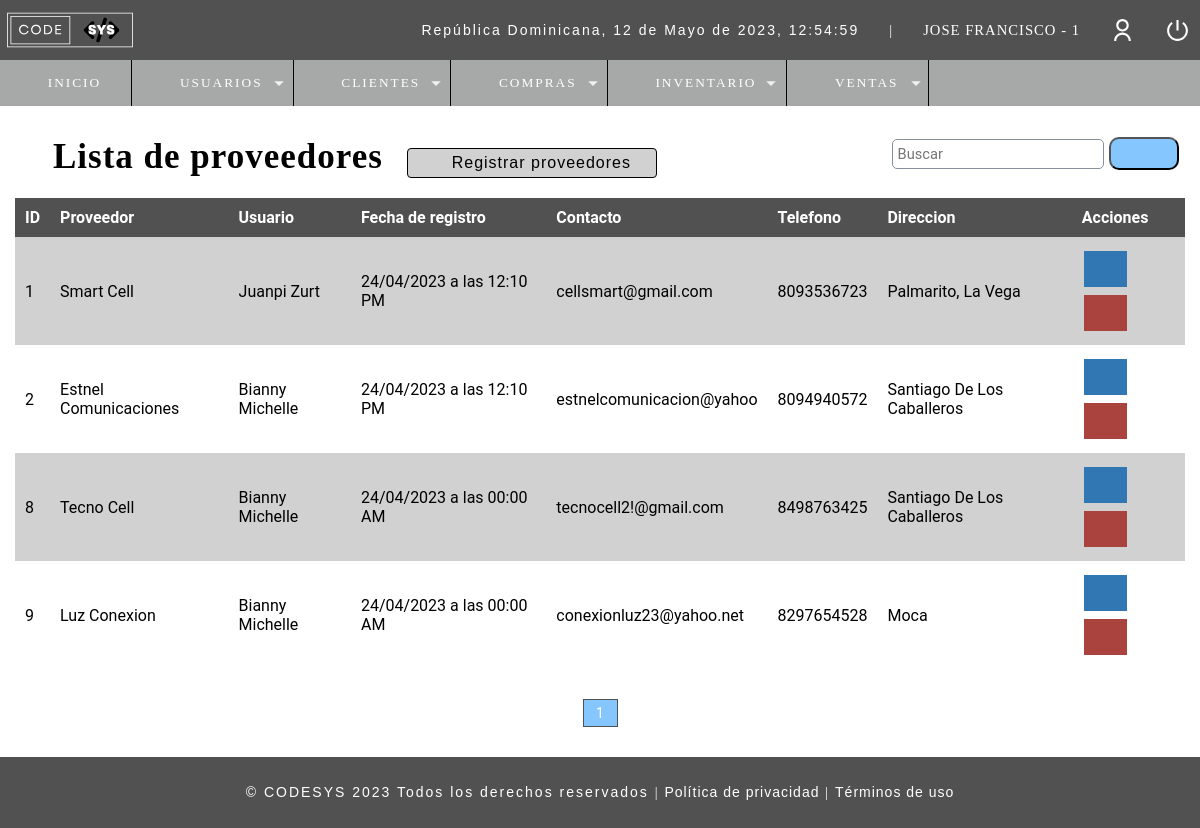
The page /r_proveedores.php (signed in) on the database its author committed.
### tables this page shows
CREATE TABLE `t_usuario` (
  `ID_Usuario` int(11) NOT NULL,
  `Nombre` varchar(50) DEFAULT NULL,
  `Email` varchar(100) DEFAULT NULL,
  `Usuario` varchar(15) DEFAULT NULL,
  `Pass` varchar(150) DEFAULT NULL,
  `Rol` int(11) DEFAULT NULL,
  `ID_Estado` int(10) DEFAULT NULL
);

CREATE TABLE `t_proveedor` (
  `ID_Proveedor` int(11) NOT NULL,
  `Proveedor` varchar(50) DEFAULT NULL,
  `Cod_Usuario` int(11) NOT NULL,
  `Fecha_Registro` datetime NOT NULL DEFAULT current_timestamp(),
  `Contacto` varchar(50) DEFAULT NULL,
  `Telefono` varchar(15) DEFAULT NULL,
  `Direccion` varchar(100) DEFAULT NULL,
  `ID_Estado` int(11) NOT NULL
);

### Include/functions.php (called while the page is built, shortened)
<?php
	function fechaActual(){
		$mes = array("","Enero",
		    "Febrero",
			"Marzo",
			"Abril",
			"Mayo",
			"Junio",
			"Julio",
			"Agosto",
			"Septiembre",
			"Octubre",
			"Noviembre",
			"Diciembre");
		return date('d')." de ". $mes[date('n')] . " de " . date('Y') . ", " . date('H:i:s');
	}
?>

### Controllers/r_proveedores.controller.php (called while the page is built, shortened)
<?php
include("./Database/conn_backend.php");
$sql_registers =  mysqli_query($conn, "SELECT COUNT(*) as total_registers FROM t_proveedor WHERE ID_Estado=1");
$result_registers = mysqli_fetch_array($sql_registers);
$total_registro = $result_registers['total_registers'];
$paginas = 5;
if(empty($_GET['pagina'])){
    $pagina = 1;
}else{
    $pagina = $_GET['pagina'];
}
$from = ($pagina - 1) * $paginas;
$total_pages = ceil($total_registro / $paginas);
$sql = "SELECT prov.ID_Proveedor, prov.Proveedor, u.Nombre, DATE_FORMAT(prov.Fecha_Registro, '%d/%m/%Y a las %H%:%i% %p') AS Fecha_New, prov.Contacto, prov.Telefono, prov.Direccion, e.Estado
            FROM t_proveedor prov
            INNER JOIN t_usuario u
            INNER JOIN t_estado e
            ON prov.ID_Estado = e.ID_Estado
            AND prov.Cod_Usuario = u.ID_Usuario
            WHERE e.ID_Estado = 1
            ORDER BY prov.ID_Proveedor ASC
            LIMIT $from,$paginas";
$result = mysqli_query($conn, $sql);
?>

### r_proveedores.php (the view)
<?php
    include("Include/plantilla_Cabeza.php");
    include("Controllers/r_proveedores.controller.php");
?>
<br>
<br>
<head>
    <link rel="stylesheet" href="css/style.css">
</head>
<section id="container">
    <div class="r_user">
	<h1><i class="fa-solid fa-boxes-packing" style="color: #000;"></i> Lista de proveedores</h1>
        <?php if($idrol != 2 && $idrol != 3){ ?>
    <a class="btn_new" href="c_proveedor.php"><i class="fa-solid fa-truck-field" style="color: #525151;"></i> Registrar proveedores</a>
        <?php } ?>
    <form method="GET" action="buscar_proveedores.php" class="form_search">
        <input type="text" name="busqueda" id="busqueda" placeholder="Buscar">
        <button type="submit" class="btn_search"><i class="fa-solid fa-magnifying-glass" style="color: #000000;"></i></button>
    </form>
    <div class="containerTableResponsive">
    <table>
        <thead class="table">
        <tr>
            <th>ID</th>
            <th>Proveedor</th>
            <th>Usuario</th>
            <th>Fecha de registro</th>
            <th>Contacto</th>
            <th>Telefono</th>
            <th>Direccion</th>
            <th>Acciones</th>
        </tr>
        </thead>
        <tbody>
        <?php while($mostrar = mysqli_fetch_array($result)): ?>
        <tr class="row<?= $mostrar['ID_Proveedor'];?>">
            <td><?= $mostrar['ID_Proveedor']; ?></td>
            <td><?= $mostrar['Proveedor']; ?></td>
            <td><?= $mostrar['Nombre']; ?></td>
            <td><?= $mostrar['Fecha_New']; ?></td>
            <td><?= $mostrar['Contacto']; ?></td>
            <td><?= $mostrar['Telefono']; ?></td>
            <td><?= $mostrar['Direccion']; ?></td>
            <td>
                <?php if($idrol != 2){ ?>
                <a class="btn_edit" id="abrir_caja" href="u_proveedores.php?id=<?php echo $mostrar['ID_Proveedor'];?>" data-bs-toggle="modal" data-bs-target="#btn_editar" ><i class="fa-solid fa-pen-to-square"></i></a>
                    <?php if($idrol != 4 && $idrol != 3){ ?>
                <a class="btn_delete del_supplier" href="#" client="<?php echo $mostrar['ID_Proveedor'];?>"><i class="fa-solid fa-trash"></i></a>
                    <?php }} ?>
            </td>
            <?php endwhile;?>
        </tr>
        </tbody>
    </table>
    </div>
    <div class="paginador">
        <ul>
            <?php if($pagina != 1){ ?>
            <li><a href="?pagina=<?php echo 1; ?>"><i class="fa-sharp fa-solid fa-backward-step" style="color: #000000; height: 16px;"></i></a></li>
            <li><a href="?pagina=<?php echo $pagina-1; ?>"><i class="fa-sharp fa-solid fa-caret-left" style="color: #000000; height: 16px;"></i></a></li>
            <?php } for($i=1;$i<=$total_pages;$i++){
                if($i == $pagina){
                    echo '<li class="page_select">'.$i.'</a></li>';
                }else{
                echo '<li><a href="?pagina='.$i.'">'.$i.'</a></li>';
                }
            } if($pagina != $total_pages){ ?>
            <li><a href="?pagina=<?php echo $pagina + 1; ?>"><i class="fa-solid fa-caret-right" style="color: #000000; height: 16px;"></i></a></li>
            <li><a href="?pagina=<?php echo $total_pages?>"><i class="fa-sharp fa-solid fa-forward-step" style="color: #000000; height: 16px;"></i></a></li>
            <?php } ?>
        </ul>
    </div>
    </div>
</section>
<?php include_once("Include/plantilla_pie.php");?>

### Include/plantilla_Cabeza.php (shortened to what this page needs)
<?php
	include("./Database/conn_backend.php");
	include("scripts.php");
	$usuario = $_SESSION['Usuario'];
	$sql = "SELECT * FROM t_usuario WHERE Usuario='$usuario'";
	$result = mysqli_query($conn, $sql);
?>
<!DOCTYPE html>
<html lang="en">
<head>
</head>
<body>
	<header>
		<div class="header">
			<h1><img class="imgHeader" src="assets\images\CODESYSLOGO.svg" alt="Logo de CODESYS" width="130px" height="100px" style="margin-top:2px; margin-left:-5px;"></h1>
			<div class="optionsBar">
				<p id="hora">República Dominicana, <?php echo fechaActual();?></p>
				<span>|</span>
				<?php while($mostrar = mysqli_fetch_array($result)){?>
				<span class="user"><?php echo $mostrar['Nombre'].' - '.$mostrar['Rol']?></span>
				<?php } ?>
				<img class="photouser" src="assets\images\user-line.svg" alt="Usuario">
				<a href="Include\Close_session.php"><img class="close" src="assets\images\shut-down-line.svg" alt="Salir del sistema" title="Salir"></a>
			</div>
		</div>
		<?php include("Include/navbar.php");?>
	</header>

### assets/css/style_plantillas.css (style rules this page uses)
* { margin:0; padding:0; box-sizing: border-box; text-decoration: none; font-family: 'Roboto', sans-serif; }
body { background: #fff; }
h1, h2, h3, h4, h5, h6 { font-family: 'arial'; font-weight: bold; letter-spacing: 1px; }
h1 { font-family: 'GothamBook'; font-size: 26px; }
p { font-family: 'arial'; letter-spacing: 2px; font-size: 14px; line-height: 20px; }
a { text-decoration: none; font-family: arial; letter-spacing: 1px; }
span { font-family: 'GothamBook'; letter-spacing: 1px; font-size: 14px; line-height: 20px; }
header { position: fixed; width: 100%; }
.header { color: #FFF; background: #525151; height: 60px; display: -webkit-flex; display: -moz-flex; display: -ms-flex; display: -o-flex; display: flex; justify-content: space-between; align-items: center; padding: 10px; }
.optionsBar { display: -webkit-flex; display: -moz-flex; display: -ms-flex; display: -o-flex; display: flex; justify-content: center; align-items: center; }
.optionsBar span { color: #FFF; font-size: 11pt; font-family: 'GothamBook'; text-transform: uppercase; margin-left: 30px; }
.photouser { margin-left: 30px; width: 25px; height: 25px; }
.close { width: 25px; height: 25px; }
.optionsBar a { display: -webkit-flex; display: -moz-flex; display: -ms-flex; display: -o-flex; display: flex; margin-left: 30px; }
#container { padding: 90px 15px 15px; }

### css/style.css (style rules this page uses)
* { margin:0; padding:0; box-sizing: border-box; text-decoration: none; font-family: 'Roboto', sans-serif; }
form { background-color: #fff; margin:auto; padding:20px 50px; border:1px solid #d1d1d1 }
input,select { margin: 5px; margin-left: 0.5px; display: block; width: 100%; font-size: 11pt; padding: 5px; border: 1px solid #85929e; border-radius: 5px; }
.r_user h1 { font-size: 35px; display: inline-block; }
.btn_new { background-color: #d1d1d1; color: #000; letter-spacing: 1px; cursor: pointer; display: inline-block; padding:5px 25px; border-radius: 4px; margin: 20px; border: 1px solid #000; }
table { border-collapse: collapse; font-size: 12pt; font-family: Arial, Helvetica, sans-serif; width: 100%; }
table th { text-align: left; padding:10px; background: #525151; color:#fff; }
table tr:nth-child(odd) { background-color: #d1d1d1; }
table tr:nth-child(even) { background-color: #fff; }
table td { padding:10px; }
.btn_edit { background-color: #3177b4; border: none; color: white; padding: 10px 15px; text-align: center; text-decoration: none; display: inline-block; font-size: 16px; margin: 4px 2px; cursor: pointer; }
.btn_delete { background-color: #aa423d; border: none; color: white; padding: 10px 15px; text-align: center; text-decoration: none; display: inline-block; font-size: 16px; margin: 4px 2px; cursor: pointer; }
.paginador ul { padding:15px; list-style: none; background-color: #fff; margin-top: 15px; display: flex; justify-content: center; }
.paginador a, .page_select { color:#000; border:1px solid #525151; padding:5px 5px; display:inline-block; font-size: 14px; text-align: center; width: 35px; }
.page_select { color:#fff; background-color: #86c6ff;; }
.form_search { display: flex; float: right; background-color: initial; padding:6px; border:none; width: 300px; }
.form_search .btn_search { background-color: #86c6ff; color:#000; padding:0px 20px; border-radius: 10px; cursor:pointer; width: 80px; height: 33px; margin-top: 3px; }
.type_fact, button, legend { color: white; padding: 5px 10px; border-radius: 0; font-size: 14px; }

### rows shown on the page
t_usuario: Nombre "JOSE FRANCISCO", Rol "1"
t_proveedor: ID_Proveedor "1", Proveedor "Smart Cell", Cod_Usuario.Nombre "Juanpi Zurt", Fecha_New "24/04/2023 a las 12:10 PM", Contacto "cellsmart@gmail.com", Telefono "8093536723", Direccion "Palmarito, La Vega"
t_proveedor: ID_Proveedor "2", Proveedor "Estnel Comunicaciones", Cod_Usuario.Nombre "Bianny Michelle", Fecha_New "24/04/2023 a las 12:10 PM", Contacto "estnelcomunicacion@yahoo", Telefono "8094940572", Direccion "Santiago De Los Caballeros"
t_proveedor: ID_Proveedor "8", Proveedor "Tecno Cell", Cod_Usuario.Nombre "Bianny Michelle", Fecha_New "24/04/2023 a las 00:00 AM", Contacto "tecnocell2!@gmail.com", Telefono "8498763425", Direccion "Santiago De Los Caballeros"
t_proveedor: ID_Proveedor "9", Proveedor "Luz Conexion", Cod_Usuario.Nombre "Bianny Michelle", Fecha_New "24/04/2023 a las 00:00 AM", Contacto "conexionluz23@yahoo.net", Telefono "8297654528", Direccion "Moca"

### other values the page prints
fechaActual() "12 de Mayo de 2023, 12:54:59"
